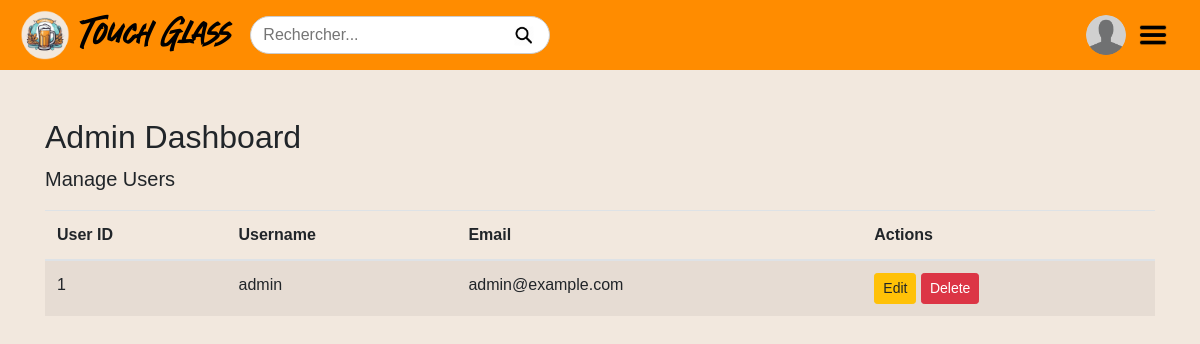
Before: /admin_dashboard (signed in) with the older database file.
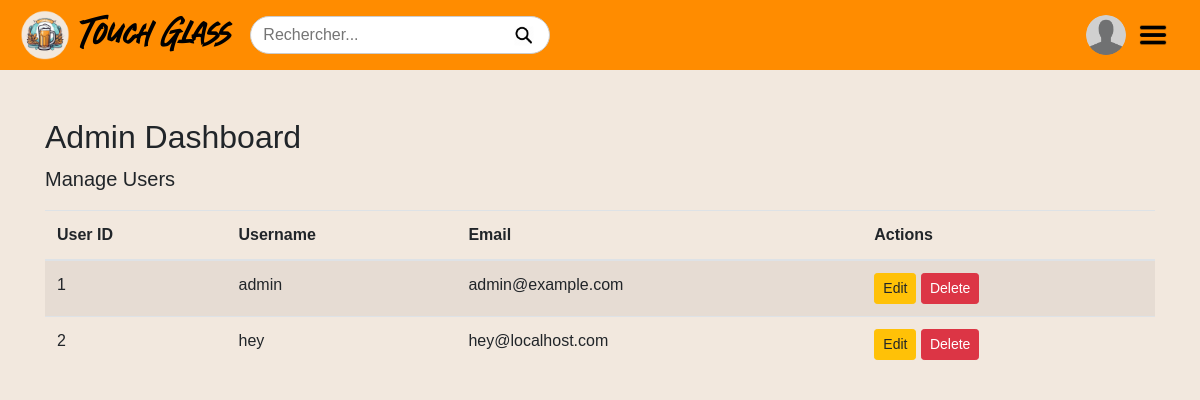
After: the same page with the newer database file.
### app/models/user.py (models this page shows, shortened)
class User(db.Model):
    __tablename__ = "users"
    user_id = db.Column(db.Integer, primary_key=True)
    user_name = db.Column(db.String(100), nullable=False)
    name = db.Column(db.String(100), nullable=False)
    surname = db.Column(db.String(100), nullable=False)
    ddn = db.Column(db.DateTime, nullable=False)
    email = db.Column(db.String(120), unique=True, nullable=False)
    sex = db.Column(db.String(10), nullable=False)
    password = db.Column(db.String(128), nullable=False)
    is_admin = db.Column(db.Boolean, default=False)  # Added is_admin attribute
    created_at = db.Column(db.DateTime, default=func.now())
    updated_at = db.Column(db.DateTime, default=func.now(), onupdate=func.now())
    preferences = db.relationship(
        "Preferences", backref="user", lazy=True
    )  # Establishing a many-to-many relationship with the friendship association table
    friends = relationship(
        "User",
        secondary=friendship_association,  # The association table we created
        primaryjoin=user_id
        == friendship_association.c.user_id,  # Link where the user's `user_id` matches
        secondaryjoin=user_id
        == friendship_association.c.friend_id,  # Link where the friend's `user_id` matches
        backref="friend_of",  # Allows reverse lookup (who has the user as a friend)
        lazy="dynamic",  # Allows us to add a filter later
    )

### app/views.py (the view)
@register_views.route("/admin_dashboard")
def admin_dashboard():
    if "user_id" not in session or not session.get("is_admin"):
        flash("You need admin access to view this page.")
        return redirect(url_for("views.login"))  # Fixed reference to views.login
    users = User.query.all()
    return render_template("admin_dashboard.html", users=users)

### app/templates/admin_dashboard.html (shortened to what this page needs)
<!doctype html>
<html lang="en">
  <head>
    <link
      rel="stylesheet"
      href="https://maxcdn.bootstrapcdn.com/bootstrap/4.5.2/css/bootstrap.min.css"
    />
  </head>
  <body>
    {% include "header.html" %}
    <div class="container">
      <h2 class="mt-5">Admin Dashboard</h2>
      <p class="lead">Manage Users</p>
      <table class="table table-striped">
        <thead>
          <tr>
            <th>User ID</th>
            <th>Username</th>
            <th>Email</th>
            <th>Actions</th>
          </tr>
        </thead>
        <tbody>
          {% for user in users %}
          <tr>
            <td>{{ user.user_id }}</td>
            <td>{{ user.user_name }}</td>
            <td>{{ user.email }}</td>
            <td>
              <a
                href="{{ url_for('views.modify_user', user_id=user.user_id) }}"
                class="btn btn-warning btn-sm"
                >Edit</a
              >
              <form
                action="{{ url_for('views.delete_user', user_id=user.user_id) }}"
                method="POST"
                style="display: inline"
              >
                <button
                  type="submit"
                  class="btn btn-danger btn-sm"
                  onclick="return confirm('Are you sure you want to delete this user?')"
                >
                  Delete
                </button>
              </form>
            </td>
          </tr>
          {% endfor %}
        </tbody>
      </table>
    </div>
  </body>
</html>

Changed rows visible on the page:
added User: user_id "2", user_name "hey", email "hey@localhost.com"
